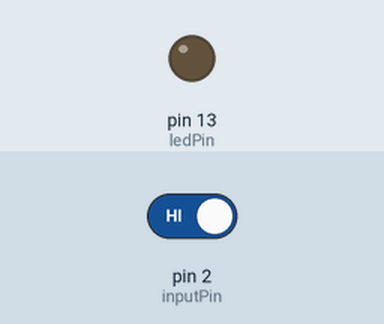
Bench run of a sketch on a simulated Arduino Uno, built with avr-gcc and run on an emulated ATmega328P. On the bench: output pins drawn as LEDs (lit = HIGH). The test bench sets the inputs (shaded band); at power-on: pin 2 (inputPin) HIGH.

Above: at 1.2 s.
1.3 s: pin 2 (inputPin) driven LOW
At 1.8 s:
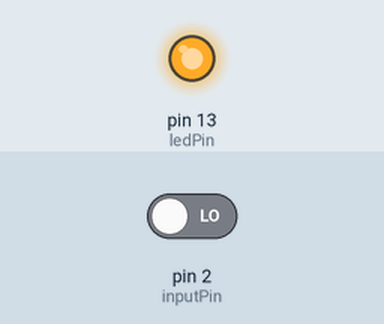
Timing chart, 0 to 4.3 s (numbered marks = the images above; inputs shaded):
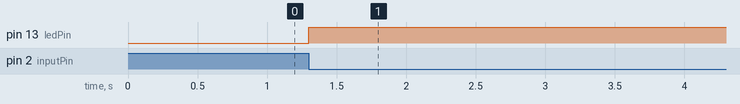

The sketch:

code.ino
```cpp
/*
Pushbutton interrupt sketch
a switch connected to interrupt pin 2 lights the LED on pin 13
*/
const int ledPin = 13;
const int inputPin = 2;

void setup() {
  pinMode(ledPin, OUTPUT);
  attachInterrupt(0,buttonPressed,FALLING);
}

void loop()
  {
  }

void buttonPressed()
{
  if (digitalRead(ledPin))
      digitalWrite(ledPin,LOW);
  else
      digitalWrite(ledPin,HIGH);
}
```

Measured:
- after the input at 1.3 s, pin 13 (ledPin): LOW → HIGH at once
